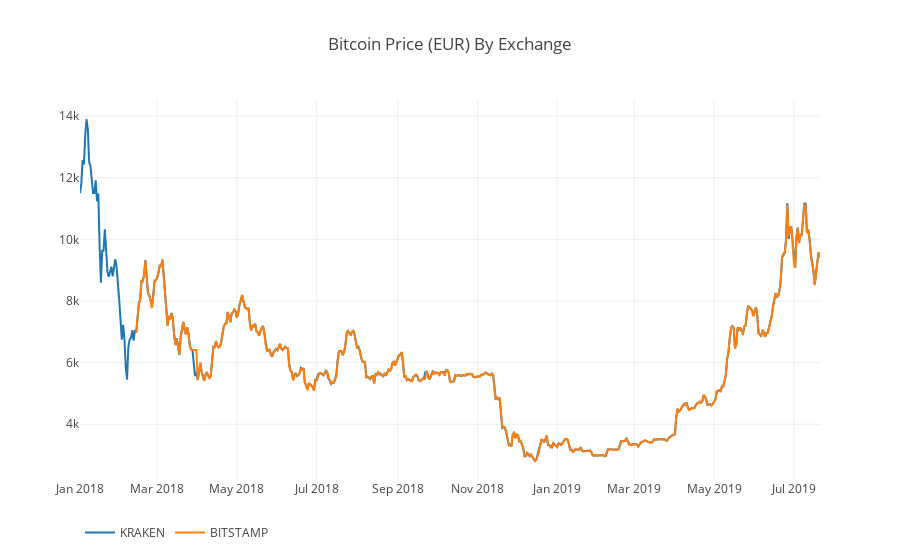

The notebook cell saved with this chart:
### Markdown cell above
We can now easily generate a graph for the Bitcoin pricing data:

### Code cell
df_scatter(btc_eur_datasets, 'Bitcoin Price (EUR) By Exchange')

### Figure 1 — Plotly figure (JSON) as saved in the notebook; plotly's stock layout.template omitted (floating-point values rounded to 4 significant figures; data arrays with more than 128 entries replaced by an {"elided": "..."} marker saying what was removed)
{"data": [{"name": "KRAKEN", "type": "scatter", "uid": "967c33fb-cc16-431b-9f23-37b7c66b8bbc", "visible": true, "x": {"elided": "567 str values"}, "y": {"elided": "567 float values"}}, {"name": "BITSTAMP", "type": "scatter", "uid": "145403ee-7b66-46ef-bc62-e3fd4a762c2a", "visible": true, "x": {"elided": "567 str values"}, "y": {"elided": "567 float values"}}], "layout": {"legend": {"orientation": "h"}, "title": {"text": "Bitcoin Price (EUR) By Exchange"}, "xaxis": {"type": "date"}, "yaxis": {"showticklabels": true, "title": {"text": ""}, "type": "linear"}}}
